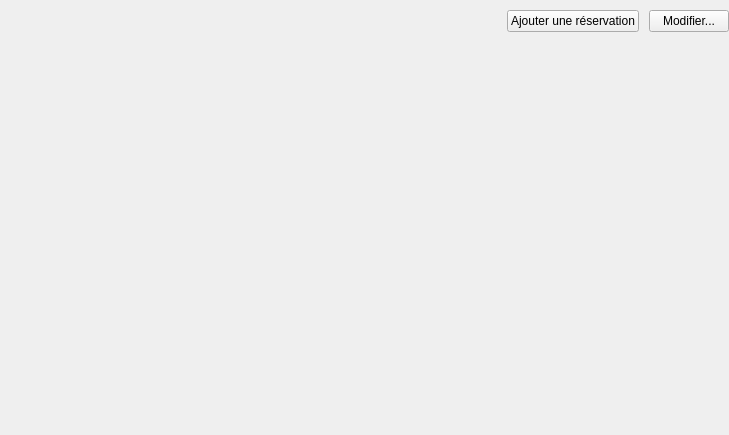
<?xml version="1.0" encoding="UTF-8"?>
<ui version="4.0">
 <class>BookingList</class>
 <widget class="QFrame" name="BookingList">
  <property name="geometry">
   <rect>
    <x>0</x>
    <y>0</y>
    <width>729</width>
    <height>435</height>
   </rect>
  </property>
  <layout class="QHBoxLayout" name="horizontalLayout">
   <property name="spacing">
    <number>10</number>
   </property>
   <property name="margin">
    <number>0</number>
   </property>
   <item>
    <widget class="BookingPlanning" name="planning">
     <property name="sizePolicy">
      <sizepolicy hsizetype="Expanding" vsizetype="Expanding">
       <horstretch>0</horstretch>
       <verstretch>0</verstretch>
      </sizepolicy>
     </property>
    </widget>
   </item>
   <item>
    <layout class="QVBoxLayout" name="verticalLayout">
     <property name="topMargin">
      <number>10</number>
     </property>
     <item>
      <layout class="QHBoxLayout" name="horizontalLayout_2">
       <item>
        <spacer name="horizontalSpacer_2">
         <property name="orientation">
          <enum>Qt::Horizontal</enum>
         </property>
         <property name="sizeHint" stdset="0">
          <size>
           <width>40</width>
           <height>20</height>
          </size>
         </property>
        </spacer>
       </item>
       <item>
        <widget class="QPushButton" name="buttonNewBooking">
         <property name="text">
          <string>Ajouter une réservation</string>
         </property>
        </widget>
       </item>
       <item>
        <widget class="QPushButton" name="buttonEditSelectedBooking">
         <property name="text">
          <string>Modifier...</string>
         </property>
        </widget>
       </item>
      </layout>
     </item>
     <item>
      <widget class="BookingForm" name="bookingForm">
       <property name="sizePolicy">
        <sizepolicy hsizetype="Preferred" vsizetype="Expanding">
         <horstretch>0</horstretch>
         <verstretch>0</verstretch>
        </sizepolicy>
       </property>
      </widget>
     </item>
     <item>
      <widget class="BookingTableView" name="bookingsTable">
       <property name="sizePolicy">
        <sizepolicy hsizetype="Preferred" vsizetype="Expanding">
         <horstretch>0</horstretch>
         <verstretch>0</verstretch>
        </sizepolicy>
       </property>
      </widget>
     </item>
    </layout>
   </item>
  </layout>
 </widget>
 <customwidgets>
  <customwidget>
   <class>BookingTableView</class>
   <extends>QFrame</extends>
   <header>Booking.BookingTableView</header>
   <container>1</container>
  </customwidget>
  <customwidget>
   <class>BookingPlanning</class>
   <extends>QFrame</extends>
   <header>BookingPlanning</header>
   <container>1</container>
  </customwidget>
  <customwidget>
   <class>BookingForm</class>
   <extends>QFrame</extends>
   <header>BookingForm</header>
   <container>1</container>
  </customwidget>
 </customwidgets>
 <resources>
  <include location="../loteliQt.qrc"/>
 </resources>
 <connections/>
</ui>
